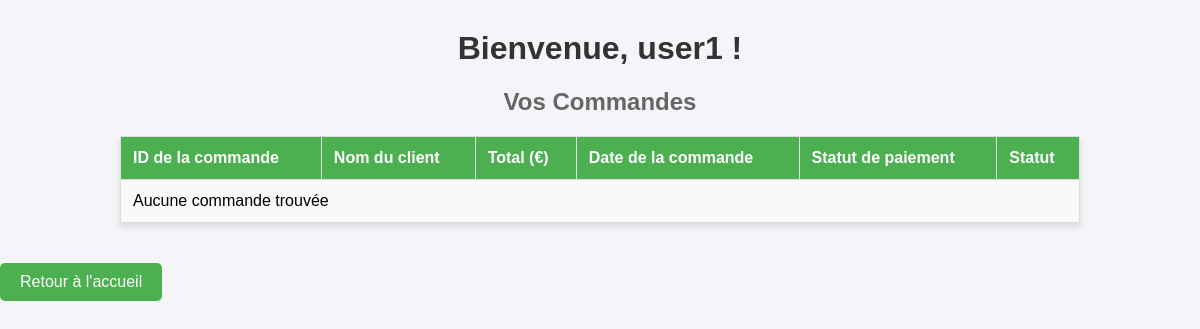
/profil.php (signed in), run on an earlier commit of the app's database.
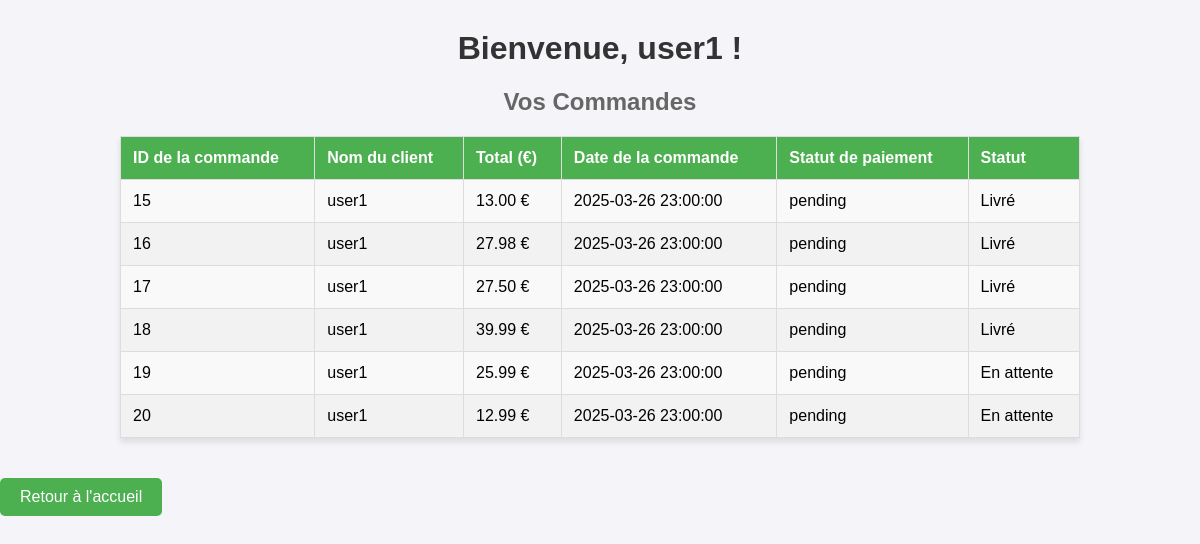
And on a later commit of the database.
### tables this page shows
CREATE TABLE IF NOT EXISTS `users` (
  `id` int NOT NULL AUTO_INCREMENT,
  `username` varchar(100) NOT NULL,
  `email` varchar(255) NOT NULL,
  `password` varchar(100) NOT NULL,
  `role` enum('user','admin') DEFAULT 'user',
  PRIMARY KEY (`id`),
  UNIQUE KEY `username` (`username`)
);

CREATE TABLE IF NOT EXISTS `orders` (
  `order_id` int NOT NULL AUTO_INCREMENT,
  `client_name` varchar(255) DEFAULT NULL,
  `total` decimal(10,2) DEFAULT NULL,
  `order_date` timestamp NULL DEFAULT CURRENT_TIMESTAMP,
  `payment_status` enum('pending','completed') DEFAULT 'pending',
  `status` varchar(20) DEFAULT 'En attente',
  PRIMARY KEY (`order_id`)
);

### profil.php (the view, shortened to what this page needs)
<?php
$host = 'localhost';
$dbname = 'livres';
$username = 'root';
$password = '';
try {
    $pdo = new PDO("mysql:host=$host;dbname=$dbname", $username, $password);
    $pdo->setAttribute(PDO::ATTR_ERRMODE, PDO::ERRMODE_EXCEPTION);
} catch (PDOException $e) {
    echo "Erreur de connexion à la base de données : " . $e->getMessage();
    exit;
}
$userId = $_SESSION['user_id'];
$stmt = $pdo->prepare("SELECT * FROM users WHERE id = :id");
$stmt->execute(['id' => $userId]);
$user = $stmt->fetch(PDO::FETCH_ASSOC);
$sql = "SELECT * FROM orders WHERE client_name = :client_name ORDER BY order_date DESC";
$stmt = $pdo->prepare($sql);
$stmt->execute(['client_name' => $user['username']]);
$orders = $stmt->fetchAll(PDO::FETCH_ASSOC);
?>
<!DOCTYPE html>
<html lang="fr">
<head>
    <link rel="stylesheet" href="css/style7.css">
</head>
<body>
    <h1>Bienvenue, <?php echo htmlspecialchars($user['username']); ?> !</h1>
    <h2>Vos Commandes</h2>
    <table border="1">
        <thead>
            <tr>
                <th>ID de la commande</th>
                <th>Nom du client</th>
                <th>Total (€)</th>
                <th>Date de la commande</th>
                <th>Statut de paiement</th>
                <th>Statut</th>
            </tr>
        </thead>
        <tbody>
            <?php
            if (count($orders) > 0) {
                foreach ($orders as $order) {
                    echo "<tr>";
echo "<td>" . htmlspecialchars($order['order_id']) . "</td>";
echo "<td>" . htmlspecialchars($order['client_name']) . "</td>";
echo "<td>" . htmlspecialchars($order['total']) . " €</td>";
echo "<td>" . htmlspecialchars($order['order_date']) . "</td>";
echo "<td>" . htmlspecialchars($order['payment_status']) . "</td>";
echo "<td>" . htmlspecialchars($order['status']) . "</td>";
echo "</tr>";
                }
            } else {
                echo "<tr><td colspan='6'>Aucune commande trouvée</td></tr>";
            }
            ?>
        </tbody>
    </table>
    <a href="index2.php">Retour à l'accueil</a>
</body>
</html>

### css/style7.css (style rules this page uses)
body { font-family: Arial, sans-serif; background-color: #f4f4f9; margin: 0; padding: 0; }
h1, h2 { color: #333; text-align: center; }
table { width: 80%; margin: 20px auto; border-collapse: collapse; background-color: #fff; box-shadow: 0 4px 6px rgba(0, 0, 0, 0.1); }
th, td { padding: 12px; text-align: left; border: 1px solid #ddd; }
th { background-color: #4CAF50; color: white; }
td { background-color: #f9f9f9; }
tr:nth-child(even) td { background-color: #f2f2f2; }
a { display: inline-block; margin: 20px auto; padding: 10px 20px; background-color: #4CAF50; color: white; text-decoration: none; text-align: center; border-radius: 5px; }
h1 { margin-top: 30px; color: #333; }
h2 { margin-top: 20px; color: #666; }

What changed in the data, as far as the page shows it:
added orders: order_id "15", client_name "user1", total "13.00", order_date "2025-03-26 23:00:00", payment_status "pending", status "Livré"
added orders: order_id "16", client_name "user1", total "27.98", order_date "2025-03-26 23:00:00", payment_status "pending", status "Livré"
added orders: order_id "17", client_name "user1", total "27.50", order_date "2025-03-26 23:00:00", payment_status "pending", status "Livré"
added orders: order_id "18", client_name "user1", total "39.99", order_date "2025-03-26 23:00:00", payment_status "pending", status "Livré"
added orders: order_id "19", client_name "user1", total "25.99", order_date "2025-03-26 23:00:00", payment_status "pending", status "En attente"
added orders: order_id "20", client_name "user1", total "12.99", order_date "2025-03-26 23:00:00", payment_status "pending", status "En attente"
Also different on the page:
text no longer shown: "Aucune commande trouvée"
